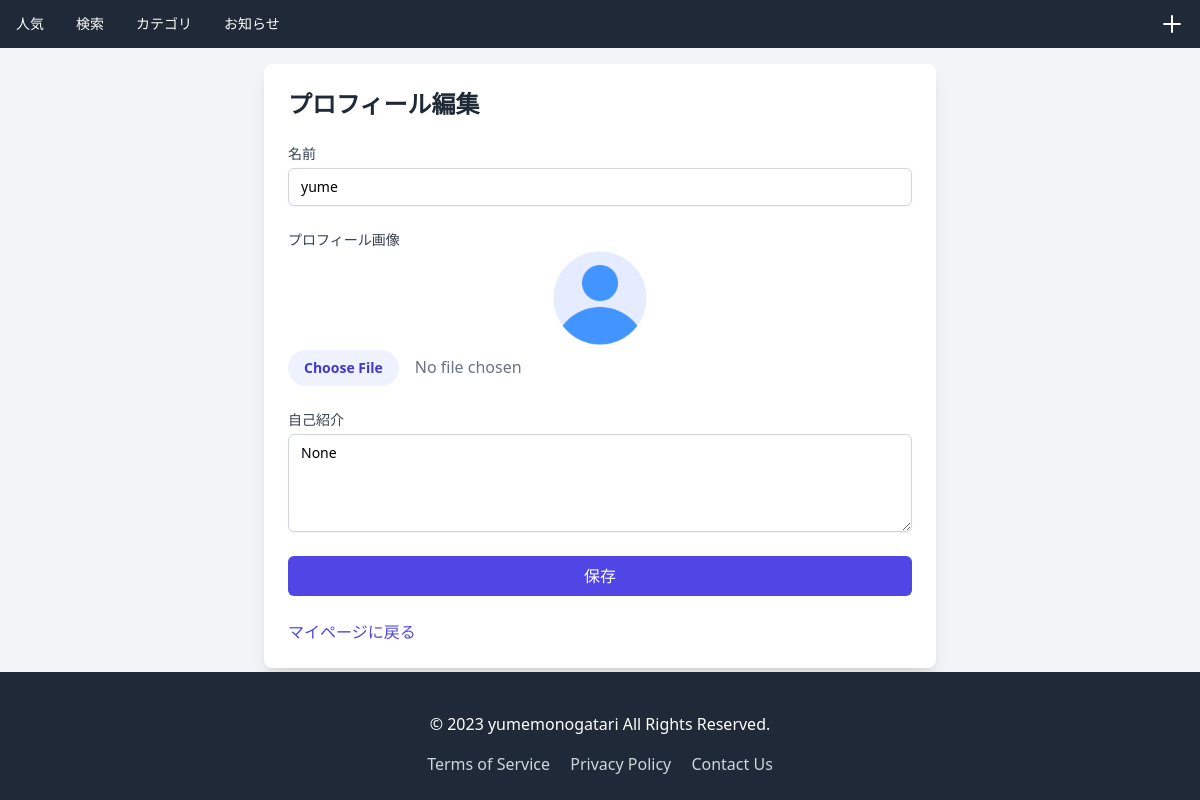
The app's page /accounts/profile/edit/ (signed in), older data.
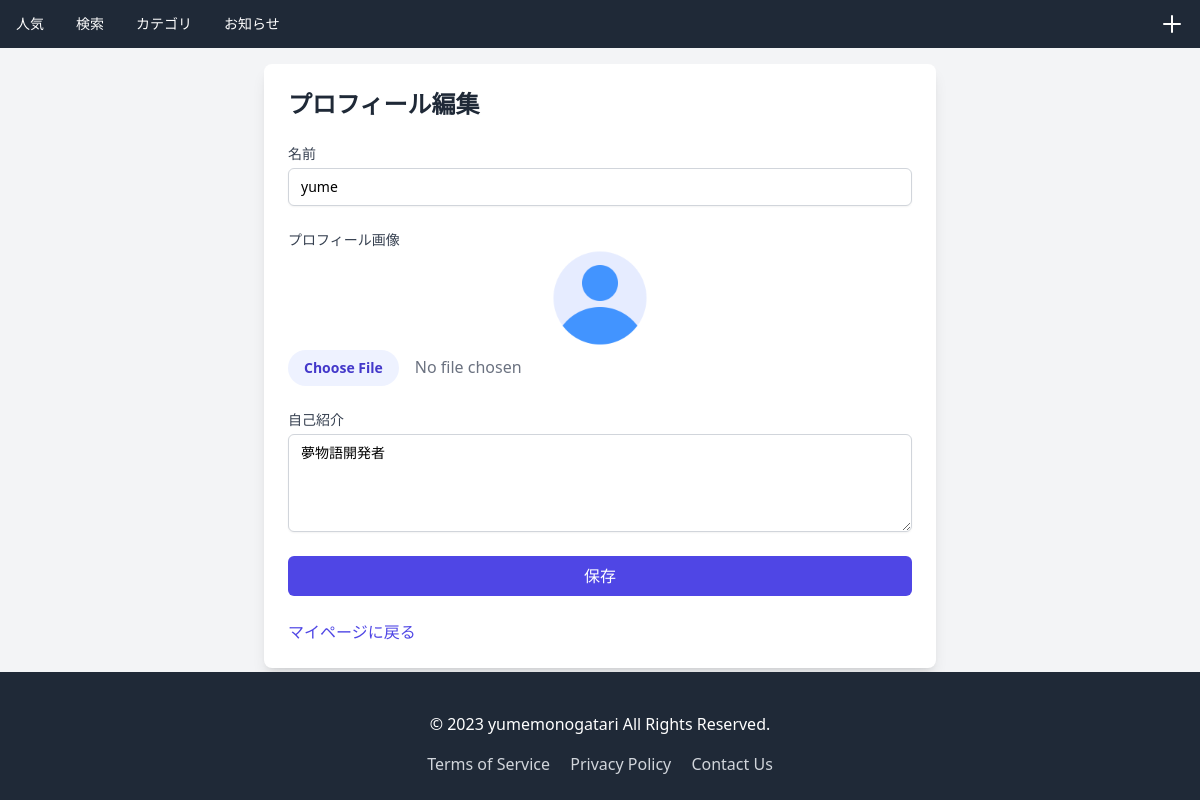
The same page, newer data.
### accounts/models.py (models this page shows, shortened)
class UserAccount(AbstractBaseUser, PermissionsMixin):
    uid = models.CharField("uid", max_length=30, unique=True)
    email = models.EmailField("メールアドレス", max_length=255, unique=True)
    name = models.CharField("名前", max_length=255)
    image = models.ImageField(
            upload_to="avatar", verbose_name="プロフィール画像", null=True, blank=True
    )
    introduction = models.TextField("自己紹介", null=True, blank=True)
    updated_at = models.DateTimeField("更新日", auto_now=True)
    created_at = models.DateTimeField("作成日", auto_now_add=True)
    is_active = models.BooleanField(default=True)
    is_staff = models.BooleanField(default=False)
    objects = UserManager()
    USERNAME_FIELD = "email"
    REQUIRED_FIELDS = ["name"]
    class Meta:
        verbose_name = "ユーザーアカウント"
        verbose_name_plural = "ユーザーアカウント"

### accounts/views.py (the view)
# urls.py: path('profile/edit/', views.EditProfileView.as_view(), name='profile_edit'),
class EditProfileView(LoginRequiredMixin, UpdateView):
    model = User
    form_class = ProfileForm
    template_name = 'accounts/profile_edit.html'
    success_url = reverse_lazy('mypage')
    def get_object(self):
        return self.request.user

### accounts/forms.py
class ProfileForm(forms.ModelForm):
    class Meta:
        model = User
        fields = ['name', 'image', 'introduction']

### accounts/templates/accounts/profile_edit.html (shortened to what this page needs)
{% extends "base.html" %}
{% load static %}
{% block content %}
<div class="max-w-2xl mx-auto p-6 bg-white rounded-lg shadow-lg">
  <h2 class="text-2xl font-semibold text-gray-800 mb-4">プロフィール編集</h2>
  <form method="post" enctype="multipart/form-data" class="space-y-6">
    <div>
      <label for="name" class="block text-sm font-medium text-gray-700">名前</label>
      <input type="text" name="name" id="name" value="{{ form.name.value }}" class="mt-1 block w-full px-3 py-2 border border-gray-300 rounded-md shadow-sm focus:outline-none focus:ring-indigo-500 focus:border-indigo-500 sm:text-sm">
    </div>
    <div>
      <label for="image" class="block text-sm font-medium text-gray-700">プロフィール画像</label>
      <div class="flex justify-center">
        {% if image_url %}
        <img src="{{ image_url }}" alt="{{ user.name }}のプロフィール画像" class="rounded-full w-24 h-24">
        {% else %}
          <img  src="/static/images/profile.png" alt="デフォルト画像" class="rounded-full w-24 h-24">
        {% endif %}
     </div>
      <input type="file" name="image" id="image" class="mt-1 block w-full text-gray-500 file:mr-4 file:py-2 file:px-4 file:rounded-full file:border-0 file:text-sm file:font-semibold file:bg-indigo-50 file:text-indigo-700 hover:file:bg-indigo-100">
    </div>
    <div>
      <label for="introduction" class="block text-sm font-medium text-gray-700">自己紹介</label>
      <textarea name="introduction" id="introduction" rows="4" class="mt-1 block w-full px-3 py-2 border border-gray-300 rounded-md shadow-sm focus:outline-none focus:ring-indigo-500 focus:border-indigo-500 sm:text-sm">{{ form.introduction.value }}</textarea>
    </div>
    <div>
      <button type="submit" class="w-full bg-indigo-600 text-white py-2 px-4 rounded-md hover:bg-indigo-700 focus:outline-none focus:ring-2 focus:ring-indigo-500 focus:ring-offset-2">保存</button>
    </div>
  </form>
  <a href="{% url 'mypage' %}" class="mt-6 text-indigo-600 hover:text-indigo-900 block">マイページに戻る</a>
</div>
{% endblock %}

### app/templates/base.html (shortened to what this page needs)
<!DOCTYPE html>
<html lang="ja">
<head>
  <script src="https://cdn.tailwindcss.com"></script>
  <link href="https://cdnjs.cloudflare.com/ajax/libs/font-awesome/5.15.1/css/all.min.css" rel="stylesheet">
</head>
<body class="flex flex-col min-h-screen bg-gray-100 ">
    <nav class="bg-gray-800 fixed top-0 left-0 w-full z-10">
        <div class="max-w-screen-xl px-4 py-3 mx-auto">
            <div class="flex items-center justify-between">
                <ul class="flex flex-row font-medium mt-0 mr-6 space-x-8 text-sm">
                    <li>
                        <a href="" class="text-white hover:underline">人気</a>
                    </li>
                    <li>
                        <a href="" class="text-white hover:underline">検索</a>
                    </li>
                    <li>
                        <a href="" class="text-white hover:underline">カテゴリ</a>
                    </li>
                    <li>
                        <a href="" class="text-white hover:underline">お知らせ</a>
                    </li>
                </ul>
                <div>
                    {% if user.is_authenticated %}
                        <a href="" class="text-white">
                            <svg xmlns="http://www.w3.org/2000/svg" fill="none" viewBox="0 0 24 24" stroke="currentColor" class="w-6 h-6">
                                <path stroke-linecap="round" stroke-linejoin="round" stroke-width="2" d="M12 4v16m8-8H4" />
                            </svg>
                        </a>
                    {% else %}
                        <a href="{% url 'login' %}" class="text-black bg-white hover:bg-gray-50 rounded px-4 py-2">はじめる</a>
                    {% endif %}
                </div>
            </div>
        </div>
    </nav>
<div class=" flex-grow pt-16">
  {% block content %}
  {% endblock %}
</div>
<footer class="bg-gray-800 text-white py-6 pt-10">
  <div class="container mx-auto text-center">
      <p class="mb-4">© 2023  yumemonogatari All Rights Reserved.</p>
      <div class="space-x-4">
          <a href="#" class="text-gray-300 hover:text-white">Terms of Service</a>
          <a href="#" class="text-gray-300 hover:text-white">Privacy Policy</a>
          <a href="#" class="text-gray-300 hover:text-white">Contact Us</a>
      </div>
  </div>
</footer>
</body>
</html>

Row changes from the older to the newer data that the page shows:
changed UserAccount "yume": introduction (not shown) → "夢物語開発者"
Text that changed along with them:
form field introduction: "None" → (not shown)
